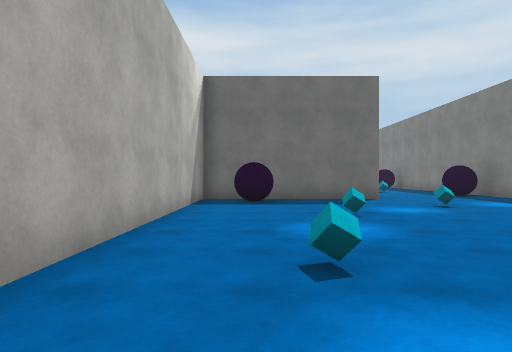
[1] (above)

24 first-person views from a walk through a 3-D level made in the Unity game engine. The camera is 1.3 m above the floor, looks level and sees 75° across. The floor is counted in squares, 2 m on a side. Each view is taken from the middle of a square. On the plan, view 1 faces up. The plan holds only what a view shows up to about 10 squares ahead; the rest is blank. The place goes on beyond the plan. The player character is not drawn. Surface patterns are stand-ins for the level's own textures.

[2]
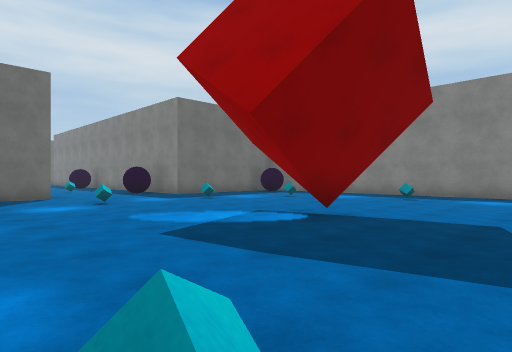

[3]
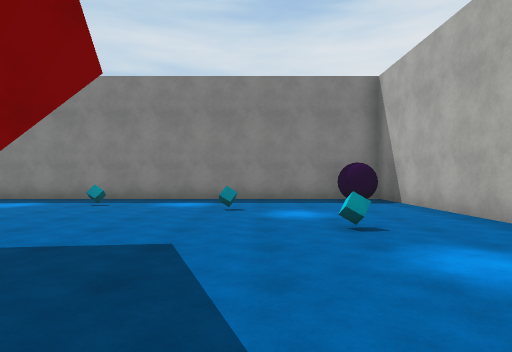

[4]
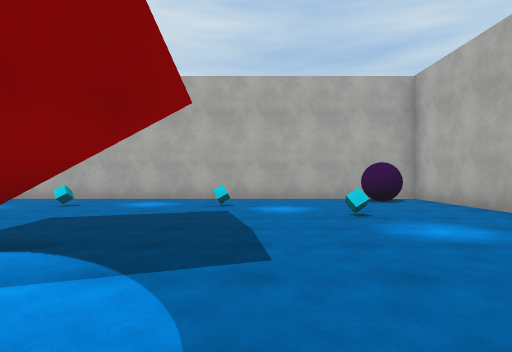

[5]
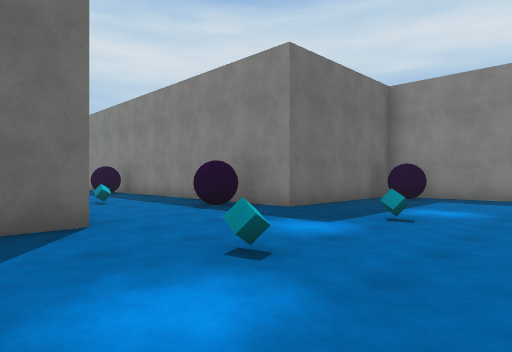

[6]
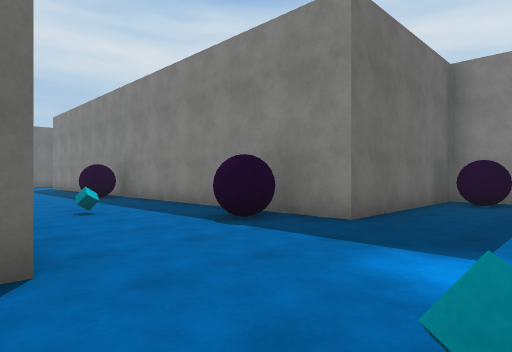

[7]
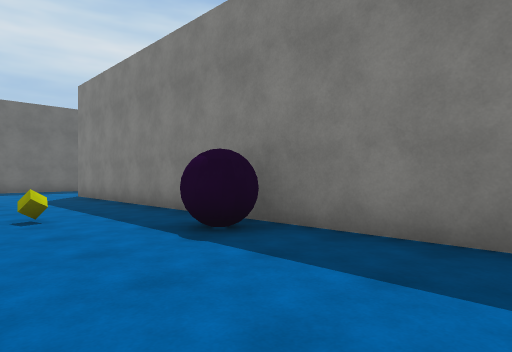

[8]
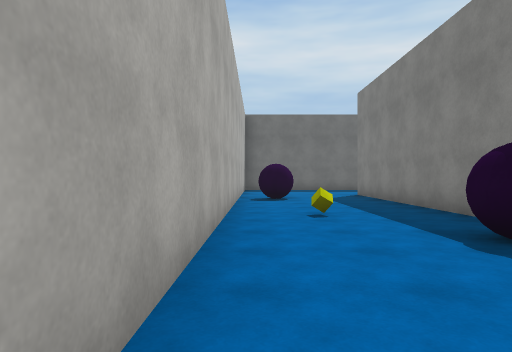

[9]
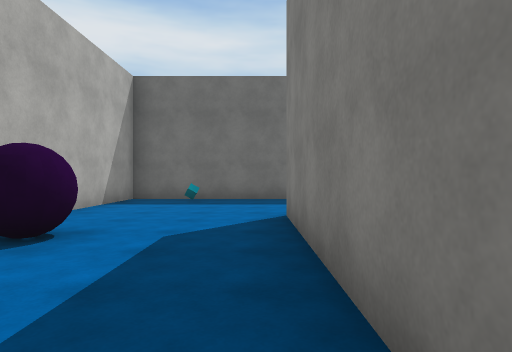

[10]
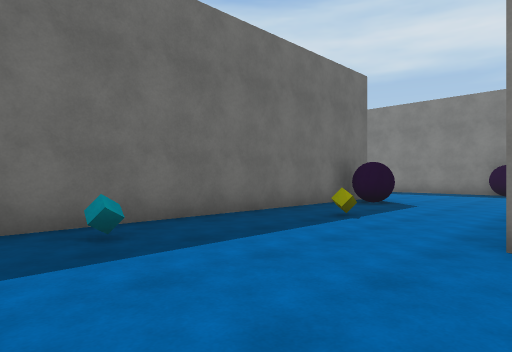

[11]
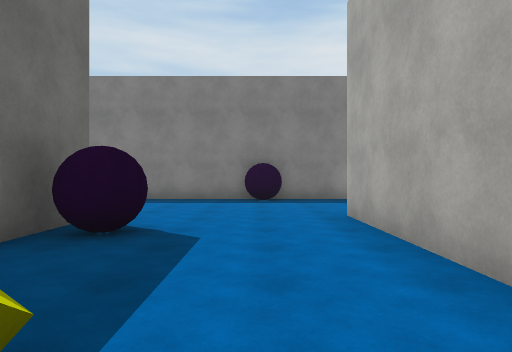

[12]
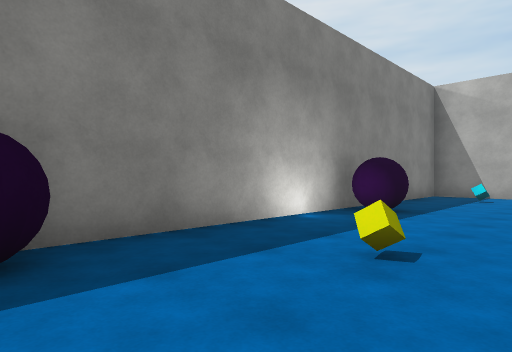

[13]
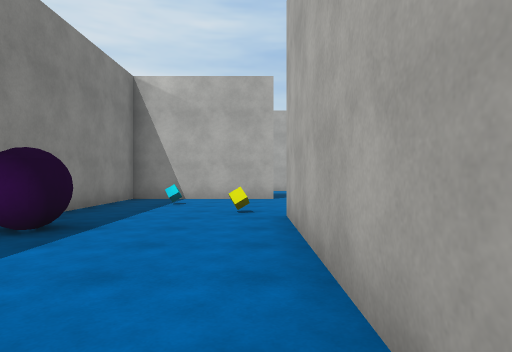

[14]
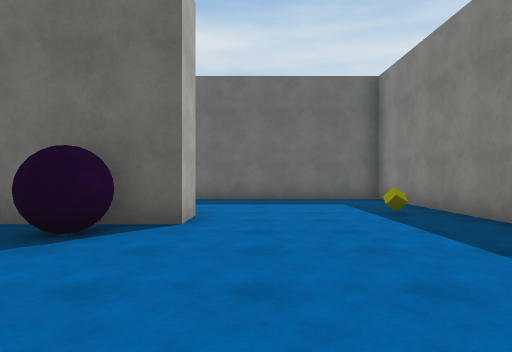

[15]
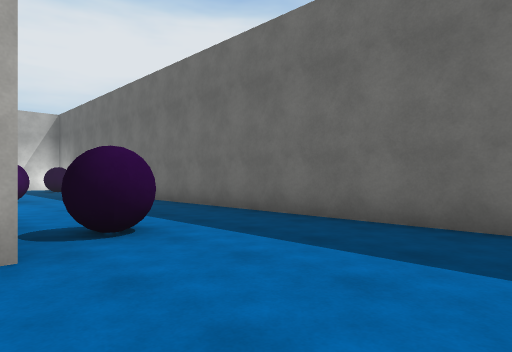

[16]
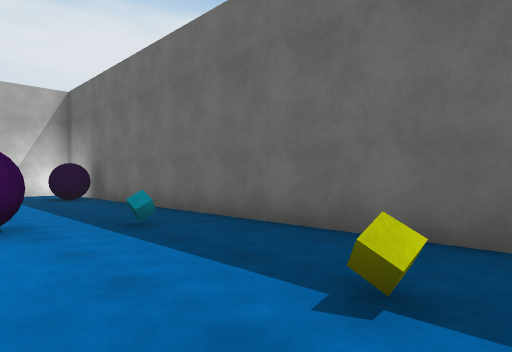

[17]
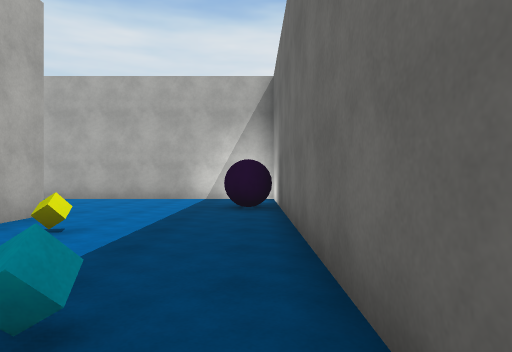

[18]
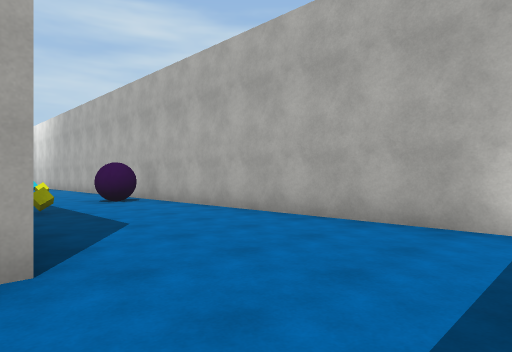

[19]
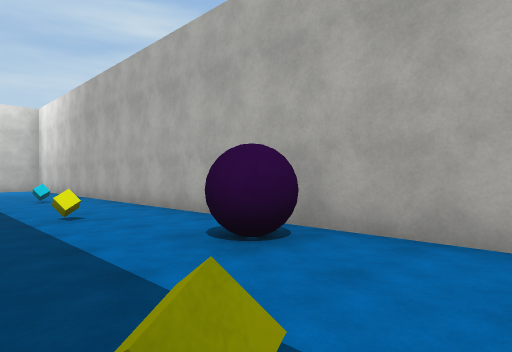

[20]
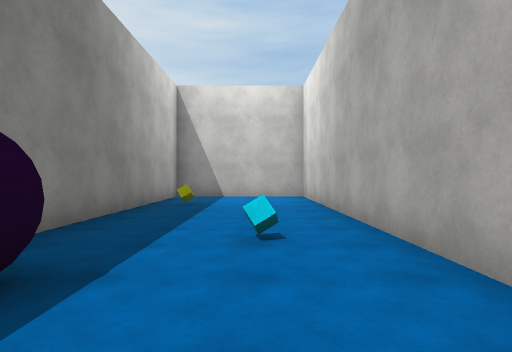

[21]
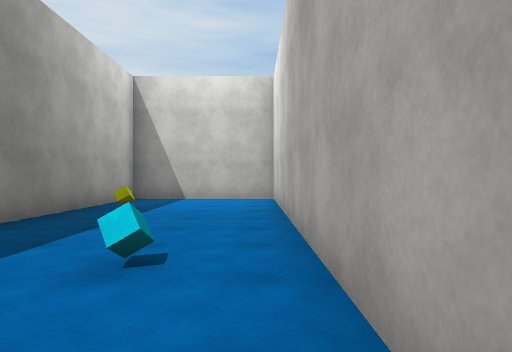

[22]
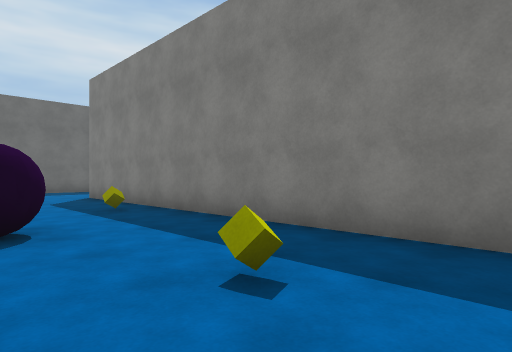

[23]
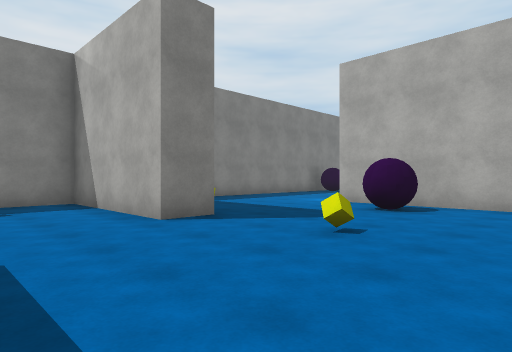

[24]
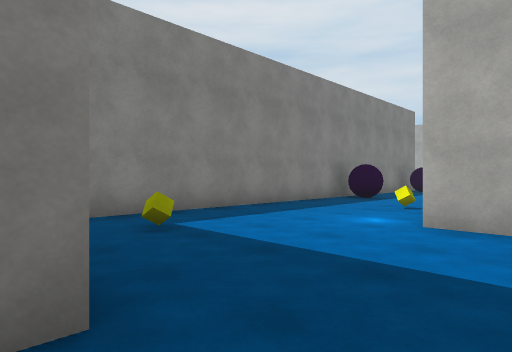

### Floor plan
Points are (right, up) in squares from view 1. A wall is a line through its corners. A room is listed if a view was taken in it or the views show most of it. See-through windows are left out.
Room 1 (views 1, 2, 3, 4, 5, 6, 7, 8, 9, 10, 11, 12, 13, 14, 15, 16, 17, 18, 19, 20, 21, 22, 23, 24)
walls: (9.9, 10.5) (13.5, 10.5); (13.5, 14.4) (13.5, 15.5) (17.5, 15.5) (17.5, 18.9); (7.5, 19.2) (7.5, 25.5); (3.6, 9.5) (-1.5, 9.5) (-1.5, 1.9); (17.5, 6.4) (17.5, 13.2); (17.5, 20.4) (17.5, 34.5) (-1.2, 34.5); (2.5, 20.4) (2.5, 30.5) (3.5, 30.5); (13.5, 24.4) (13.5, 19.6); (6.3, 1.6) (4.5, 1.9); (9.9, 25.5) (13.5, 25.5); (-1.5, 10.5) (2.5, 10.5) (2.5, 17.4); (3.5, 24) (3.5, 14.6); (13, 30.5) (13, 29.5) (3.5, 29.5) (3.5, 26.2); (-1.5, -0.9) (-1.5, -4.5) (12.5, -4.5) (12.5, 9.5) (7.5, 9.5) (7.5, 17.6); (-1.5, 34.5) (-1.5, 10.8)
low walls: (6, 1.9) (5.1, 2)
objects: ball (-1, 24); ball (0, -4) to (0, -3); ball (0, 8) to (0, 9); cyan cube (0, 18); yellow cube (0, 22); cyan cube (1, 0); cyan cube (1, 2); ball (1, 34); cyan cube (2, 6); yellow cube (2, 13); ball (2, 19); yellow cube (2, 26); cyan cube (4, -2); cyan cube (4, 7); yellow cube (4, 32); cyan cube (5, 13); yellow cube (5, 20); ball (5, 24); cyan cube (5, 29); ball (6, 31); cyan cube (7, -2); cyan cube (7, 7); ball (7, 11); ball (7, 17); cyan cube (7, 33); cyan cube (9, 0); yellow cube (9, 28); cyan cube (10, 3); yellow cube (10, 33); yellow cube (11, 15); ball (12, -4); ball (12, 9); ball (12, 12); ball (12, 29); ball (12, 31) to (12, 32); yellow cube (14, 19); yellow cube (15, 8); yellow cube (15, 24); yellow cube (16, 13); cyan cube (16, 17); yellow cube (16, 31); ball (17, 6); ball (17, 21); ball (17, 27)

Positions as (right, up) in squares from view 1, and headings:
1: (0, 0), facing up
2: (1, -1), facing up-right
3: (3, -1), facing right
4: (3, 5), facing down
5: (2, 5), facing up-right
6: (3, 7), facing up-right
7: (4, 14), facing up-right
8: (4, 14), facing up
9: (7, 20), facing up
10: (4, 25), facing up-right
11: (8, 27), facing right
12: (14, 27), facing down-right
13: (14, 25), facing down
14: (14, 25), facing up
15: (16, 30), facing up-left
16: (11, 31), facing up-left
17: (8, 34), facing left
18: (3, 33), facing down-left
19: (2, 27), facing down-left
20: (0, 21), facing down
21: (-1, 20), facing down
22: (-1, 20), facing up-right
23: (9, 18), facing down-right
24: (12, 15), facing down-right
